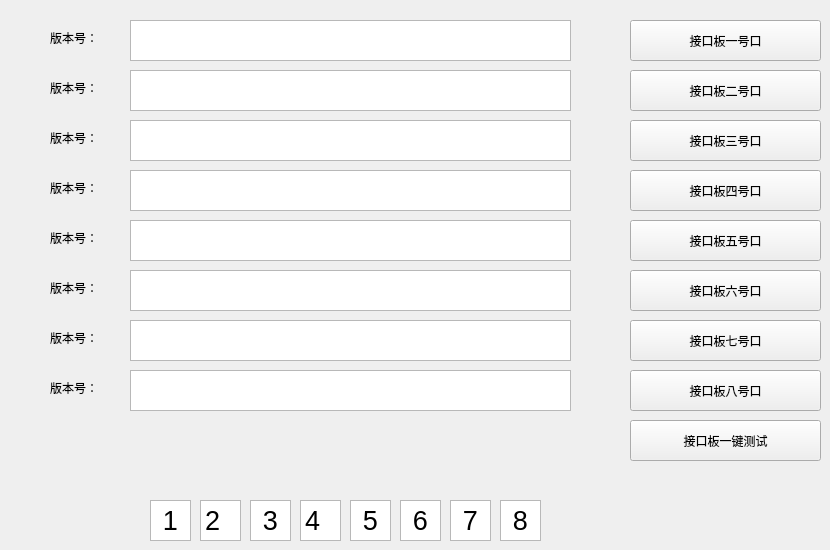
   <widget class="QWidget" name="tab_3">
    <attribute name="title">
     <string>接口板</string>
    </attribute>
    <widget class="QTextEdit" name="textEdit_26">
     <property name="geometry">
      <rect>
       <x>130</x>
       <y>120</y>
       <width>441</width>
       <height>41</height>
      </rect>
     </property>
    </widget>
    <widget class="QPushButton" name="pushButton_14">
     <property name="geometry">
      <rect>
       <x>630</x>
       <y>170</y>
       <width>191</width>
       <height>41</height>
      </rect>
     </property>
     <property name="text">
      <string>接口板四号口</string>
     </property>
    </widget>
    <widget class="QLabel" name="label_25">
     <property name="geometry">
      <rect>
       <x>50</x>
       <y>230</y>
       <width>61</width>
       <height>16</height>
      </rect>
     </property>
     <property name="text">
      <string>版本号：</string>
     </property>
    </widget>
    <widget class="QPushButton" name="pushButton_15">
     <property name="geometry">
      <rect>
       <x>630</x>
       <y>220</y>
       <width>191</width>
       <height>41</height>
      </rect>
     </property>
     <property name="text">
      <string>接口板五号口</string>
     </property>
    </widget>
    <widget class="QLabel" name="label_26">
     <property name="geometry">
      <rect>
       <x>50</x>
       <y>330</y>
       <width>61</width>
       <height>16</height>
      </rect>
     </property>
     <property name="text">
      <string>版本号：</string>
     </property>
    </widget>
    <widget class="QLabel" name="label_27">
     <property name="geometry">
      <rect>
       <x>50</x>
       <y>130</y>
       <width>61</width>
       <height>16</height>
      </rect>
     </property>
     <property name="text">
      <string>版本号：</string>
     </property>
    </widget>
    <widget class="QLabel" name="label_28">
     <property name="geometry">
      <rect>
       <x>50</x>
       <y>180</y>
       <width>61</width>
       <height>16</height>
      </rect>
     </property>
     <property name="text">
      <string>版本号：</string>
     </property>
    </widget>
    <widget class="QLabel" name="label_29">
     <property name="geometry">
      <rect>
       <x>50</x>
       <y>280</y>
       <width>61</width>
       <height>16</height>
      </rect>
     </property>
     <property name="text">
      <string>版本号：</string>
     </property>
    </widget>
    <widget class="QTextEdit" name="textEdit_27">
     <property name="geometry">
      <rect>
       <x>130</x>
       <y>70</y>
       <width>441</width>
       <height>41</height>
      </rect>
     </property>
    </widget>
    <widget class="QTextEdit" name="textEdit_28">
     <property name="geometry">
      <rect>
       <x>130</x>
       <y>20</y>
       <width>441</width>
       <height>41</height>
      </rect>
     </property>
    </widget>
    <widget class="QTextEdit" name="textEdit_29">
     <property name="geometry">
      <rect>
       <x>130</x>
       <y>320</y>
       <width>441</width>
       <height>41</height>
      </rect>
     </property>
    </widget>
    <widget class="QPushButton" name="pushButton_16">
     <property name="geometry">
      <rect>
       <x>630</x>
       <y>320</y>
       <width>191</width>
       <height>41</height>
      </rect>
     </property>
     <property name="text">
      <string>接口板七号口</string>
     </property>
    </widget>
    <widget class="QPushButton" name="pushButton_17">
     <property name="geometry">
      <rect>
       <x>630</x>
       <y>20</y>
       <width>191</width>
       <height>41</height>
      </rect>
     </property>
     <property name="text">
      <string>接口板一号口</string>
     </property>
    </widget>
    <widget class="QPushButton" name="pushButton_18">
     <property name="geometry">
      <rect>
       <x>630</x>
       <y>270</y>
       <width>191</width>
       <height>41</height>
      </rect>
     </property>
     <property name="text">
      <string>接口板六号口</string>
     </property>
    </widget>
    <widget class="QTextEdit" name="textEdit_30">
     <property name="geometry">
      <rect>
       <x>130</x>
       <y>170</y>
       <width>441</width>
       <height>41</height>
      </rect>
     </property>
    </widget>
    <widget class="QTextEdit" name="textEdit_31">
     <property name="geometry">
      <rect>
       <x>130</x>
       <y>220</y>
       <width>441</width>
       <height>41</height>
      </rect>
     </property>
    </widget>
    <widget class="QTextEdit" name="textEdit_32">
     <property name="geometry">
      <rect>
       <x>130</x>
       <y>270</y>
       <width>441</width>
       <height>41</height>
      </rect>
     </property>
    </widget>
    <widget class="QPushButton" name="pushButton_19">
     <property name="geometry">
      <rect>
       <x>630</x>
       <y>70</y>
       <width>191</width>
       <height>41</height>
      </rect>
     </property>
     <property name="text">
      <string>接口板二号口</string>
     </property>
    </widget>
    <widget class="QLabel" name="label_30">
     <property name="geometry">
      <rect>
       <x>50</x>
       <y>30</y>
       <width>61</width>
       <height>16</height>
      </rect>
     </property>
     <property name="text">
      <string>版本号：</string>
     </property>
    </widget>
    <widget class="QLabel" name="label_31">
     <property name="geometry">
      <rect>
       <x>50</x>
       <y>80</y>
       <width>61</width>
       <height>16</height>
      </rect>
     </property>
     <property name="text">
      <string>版本号：</string>
     </property>
    </widget>
    <widget class="QPushButton" name="pushButton_20">
     <property name="geometry">
      <rect>
       <x>630</x>
       <y>120</y>
       <width>191</width>
       <height>41</height>
      </rect>
     </property>
     <property name="text">
      <string>接口板三号口</string>
     </property>
    </widget>
    <widget class="QPushButton" name="pushButton_21">
     <property name="geometry">
      <rect>
       <x>630</x>
       <y>370</y>
       <width>191</width>
       <height>41</height>
      </rect>
     </property>
     <property name="text">
      <string>接口板八号口</string>
     </property>
    </widget>
    <widget class="QTextEdit" name="textEdit_33">
     <property name="geometry">
      <rect>
       <x>130</x>
       <y>370</y>
       <width>441</width>
       <height>41</height>
      </rect>
     </property>
    </widget>
    <widget class="QLabel" name="label_32">
     <property name="geometry">
      <rect>
       <x>50</x>
       <y>380</y>
       <width>61</width>
       <height>16</height>
      </rect>
     </property>
     <property name="text">
      <string>版本号：</string>
     </property>
    </widget>
    <widget class="QPushButton" name="pushButton_22">
     <property name="geometry">
      <rect>
       <x>630</x>
       <y>420</y>
       <width>191</width>
       <height>41</height>
      </rect>
     </property>
     <property name="text">
      <string>接口板一键测试</string>
     </property>
    </widget>
    <widget class="QTextEdit" name="textEdit_41">
     <property name="geometry">
      <rect>
       <x>300</x>
       <y>500</y>
       <width>41</width>
       <height>41</height>
      </rect>
     </property>
     <property name="html">
      <string>&lt;!DOCTYPE HTML PUBLIC &quot;-//W3C//DTD HTML 4.0//EN&quot; &quot;http://www.w3.org/TR/REC-html40/strict.dtd&quot;&gt;
&lt;html&gt;&lt;head&gt;&lt;meta name=&quot;qrichtext&quot; content=&quot;1&quot; /&gt;&lt;style type=&quot;text/css&quot;&gt;
p, li { white-space: pre-wrap; }
&lt;/style&gt;&lt;/head&gt;&lt;body style=&quot; font-family:'SimSun'; font-size:9pt; font-weight:400; font-style:normal;&quot;&gt;
&lt;p style=&quot; margin-top:0px; margin-bottom:0px; margin-left:0px; margin-right:0px; -qt-block-indent:0; text-indent:0px;&quot;&gt;&lt;span style=&quot; font-size:20pt;&quot;&gt;4&lt;/span&gt;&lt;/p&gt;&lt;/body&gt;&lt;/html&gt;</string>
     </property>
    </widget>
    <widget class="QTextEdit" name="textEdit_42">
     <property name="geometry">
      <rect>
       <x>450</x>
       <y>500</y>
       <width>41</width>
       <height>41</height>
      </rect>
     </property>
     <property name="html">
      <string>&lt;!DOCTYPE HTML PUBLIC &quot;-//W3C//DTD HTML 4.0//EN&quot; &quot;http://www.w3.org/TR/REC-html40/strict.dtd&quot;&gt;
&lt;html&gt;&lt;head&gt;&lt;meta name=&quot;qrichtext&quot; content=&quot;1&quot; /&gt;&lt;style type=&quot;text/css&quot;&gt;
p, li { white-space: pre-wrap; }
&lt;/style&gt;&lt;/head&gt;&lt;body style=&quot; font-family:'SimSun'; font-size:9pt; font-weight:400; font-style:normal;&quot;&gt;
&lt;p align=&quot;center&quot; style=&quot; margin-top:0px; margin-bottom:0px; margin-left:0px; margin-right:0px; -qt-block-indent:0; text-indent:0px;&quot;&gt;&lt;span style=&quot; font-size:20pt;&quot;&gt;7&lt;/span&gt;&lt;/p&gt;&lt;/body&gt;&lt;/html&gt;</string>
     </property>
    </widget>
    <widget class="QTextEdit" name="textEdit_43">
     <property name="geometry">
      <rect>
       <x>250</x>
       <y>500</y>
       <width>41</width>
       <height>41</height>
      </rect>
     </property>
     <property name="html">
      <string>&lt;!DOCTYPE HTML PUBLIC &quot;-//W3C//DTD HTML 4.0//EN&quot; &quot;http://www.w3.org/TR/REC-html40/strict.dtd&quot;&gt;
&lt;html&gt;&lt;head&gt;&lt;meta name=&quot;qrichtext&quot; content=&quot;1&quot; /&gt;&lt;style type=&quot;text/css&quot;&gt;
p, li { white-space: pre-wrap; }
&lt;/style&gt;&lt;/head&gt;&lt;body style=&quot; font-family:'SimSun'; font-size:9pt; font-weight:400; font-style:normal;&quot;&gt;
&lt;p align=&quot;center&quot; style=&quot; margin-top:0px; margin-bottom:0px; margin-left:0px; margin-right:0px; -qt-block-indent:0; text-indent:0px;&quot;&gt;&lt;span style=&quot; font-size:20pt;&quot;&gt;3&lt;/span&gt;&lt;/p&gt;&lt;/body&gt;&lt;/html&gt;</string>
     </property>
    </widget>
    <widget class="QTextEdit" name="textEdit_44">
     <property name="geometry">
      <rect>
       <x>500</x>
       <y>500</y>
       <width>41</width>
       <height>41</height>
      </rect>
     </property>
     <property name="html">
      <string>&lt;!DOCTYPE HTML PUBLIC &quot;-//W3C//DTD HTML 4.0//EN&quot; &quot;http://www.w3.org/TR/REC-html40/strict.dtd&quot;&gt;
&lt;html&gt;&lt;head&gt;&lt;meta name=&quot;qrichtext&quot; content=&quot;1&quot; /&gt;&lt;style type=&quot;text/css&quot;&gt;
p, li { white-space: pre-wrap; }
&lt;/style&gt;&lt;/head&gt;&lt;body style=&quot; font-family:'SimSun'; font-size:9pt; font-weight:400; font-style:normal;&quot;&gt;
&lt;p align=&quot;center&quot; style=&quot; margin-top:0px; margin-bottom:0px; margin-left:0px; margin-right:0px; -qt-block-indent:0; text-indent:0px;&quot;&gt;&lt;span style=&quot; font-size:20pt;&quot;&gt;8&lt;/span&gt;&lt;/p&gt;&lt;/body&gt;&lt;/html&gt;</string>
     </property>
    </widget>
    <widget class="QTextEdit" name="textEdit_45">
     <property name="geometry">
      <rect>
       <x>150</x>
       <y>500</y>
       <width>41</width>
       <height>41</height>
      </rect>
     </property>
     <property name="html">
      <string>&lt;!DOCTYPE HTML PUBLIC &quot;-//W3C//DTD HTML 4.0//EN&quot; &quot;http://www.w3.org/TR/REC-html40/strict.dtd&quot;&gt;
&lt;html&gt;&lt;head&gt;&lt;meta name=&quot;qrichtext&quot; content=&quot;1&quot; /&gt;&lt;style type=&quot;text/css&quot;&gt;
p, li { white-space: pre-wrap; }
&lt;/style&gt;&lt;/head&gt;&lt;body style=&quot; font-family:'SimSun'; font-size:9pt; font-weight:400; font-style:normal;&quot;&gt;
&lt;p align=&quot;center&quot; style=&quot; margin-top:0px; margin-bottom:0px; margin-left:0px; margin-right:0px; -qt-block-indent:0; text-indent:0px;&quot;&gt;&lt;span style=&quot; font-size:20pt;&quot;&gt;1&lt;/span&gt;&lt;/p&gt;&lt;/body&gt;&lt;/html&gt;</string>
     </property>
    </widget>
    <widget class="QTextEdit" name="textEdit_46">
     <property name="geometry">
      <rect>
       <x>400</x>
       <y>500</y>
       <width>41</width>
       <height>41</height>
      </rect>
     </property>
     <property name="html">
      <string>&lt;!DOCTYPE HTML PUBLIC &quot;-//W3C//DTD HTML 4.0//EN&quot; &quot;http://www.w3.org/TR/REC-html40/strict.dtd&quot;&gt;
&lt;html&gt;&lt;head&gt;&lt;meta name=&quot;qrichtext&quot; content=&quot;1&quot; /&gt;&lt;style type=&quot;text/css&quot;&gt;
p, li { white-space: pre-wrap; }
&lt;/style&gt;&lt;/head&gt;&lt;body style=&quot; font-family:'SimSun'; font-size:9pt; font-weight:400; font-style:normal;&quot;&gt;
&lt;p align=&quot;center&quot; style=&quot; margin-top:0px; margin-bottom:0px; margin-left:0px; margin-right:0px; -qt-block-indent:0; text-indent:0px;&quot;&gt;&lt;span style=&quot; font-size:20pt;&quot;&gt;6&lt;/span&gt;&lt;/p&gt;&lt;/body&gt;&lt;/html&gt;</string>
     </property>
    </widget>
    <widget class="QTextEdit" name="textEdit_47">
     <property name="geometry">
      <rect>
       <x>350</x>
       <y>500</y>
       <width>41</width>
       <height>41</height>
      </rect>
     </property>
     <property name="html">
      <string>&lt;!DOCTYPE HTML PUBLIC &quot;-//W3C//DTD HTML 4.0//EN&quot; &quot;http://www.w3.org/TR/REC-html40/strict.dtd&quot;&gt;
&lt;html&gt;&lt;head&gt;&lt;meta name=&quot;qrichtext&quot; content=&quot;1&quot; /&gt;&lt;style type=&quot;text/css&quot;&gt;
p, li { white-space: pre-wrap; }
&lt;/style&gt;&lt;/head&gt;&lt;body style=&quot; font-family:'SimSun'; font-size:9pt; font-weight:400; font-style:normal;&quot;&gt;
&lt;p align=&quot;center&quot; style=&quot; margin-top:0px; margin-bottom:0px; margin-left:0px; margin-right:0px; -qt-block-indent:0; text-indent:0px;&quot;&gt;&lt;span style=&quot; font-size:20pt;&quot;&gt;5&lt;/span&gt;&lt;/p&gt;&lt;/body&gt;&lt;/html&gt;</string>
     </property>
    </widget>
    <widget class="QTextEdit" name="textEdit_48">
     <property name="geometry">
      <rect>
       <x>200</x>
       <y>500</y>
       <width>41</width>
       <height>41</height>
      </rect>
     </property>
     <property name="html">
      <string>&lt;!DOCTYPE HTML PUBLIC &quot;-//W3C//DTD HTML 4.0//EN&quot; &quot;http://www.w3.org/TR/REC-html40/strict.dtd&quot;&gt;
&lt;html&gt;&lt;head&gt;&lt;meta name=&quot;qrichtext&quot; content=&quot;1&quot; /&gt;&lt;style type=&quot;text/css&quot;&gt;
p, li { white-space: pre-wrap; }
&lt;/style&gt;&lt;/head&gt;&lt;body style=&quot; font-family:'SimSun'; font-size:9pt; font-weight:400; font-style:normal;&quot;&gt;
&lt;p style=&quot; margin-top:0px; margin-bottom:0px; margin-left:0px; margin-right:0px; -qt-block-indent:0; text-indent:0px;&quot;&gt;&lt;span style=&quot; font-size:20pt;&quot;&gt;2&lt;/span&gt;&lt;/p&gt;&lt;/body&gt;&lt;/html&gt;</string>
     </property>
    </widget>
   </widget>
